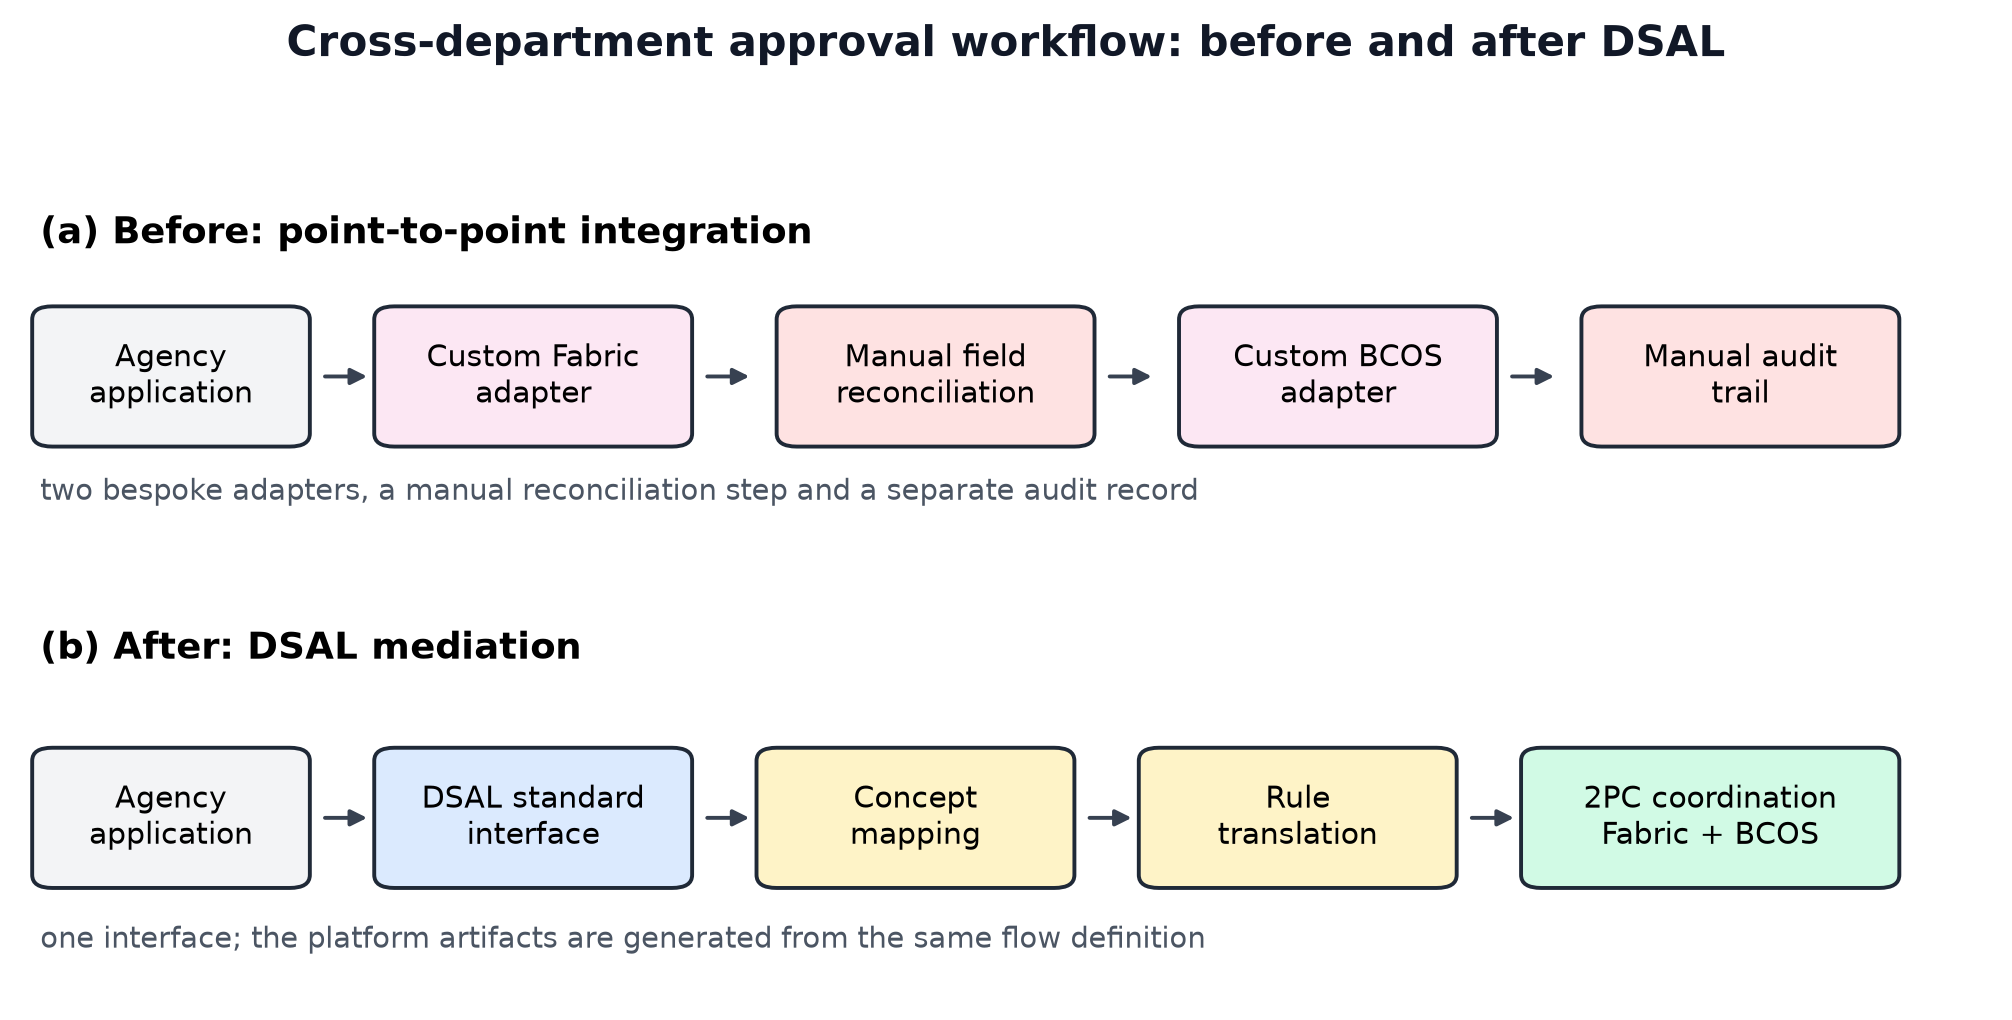

Generate this figure with Python:
#!/usr/bin/env python3
"""Figure 11. Cross-department approval: before and after DSAL, as a process view.

Shows the structure of the cross-department approval workflow before and after
DSAL adoption.  Timing is not plotted: the figure makes no timing claim and
defers to the latency measurements of Section 6.
"""

import matplotlib
matplotlib.use("Agg")
import matplotlib.pyplot as plt
from matplotlib.patches import FancyBboxPatch, FancyArrowPatch

plt.rcParams.update({"font.family": "DejaVu Sans", "font.size": 6,
                     "pdf.fonttype": 42, "ps.fonttype": 42})

W, H = 5.03, 2.55
fig, ax = plt.subplots(figsize=(W, H))
fig.subplots_adjust(left=0.0, right=1.0, top=0.86, bottom=0.02)
ax.set_xlim(0, 100)
ax.set_ylim(33, 99)
ax.axis("off")


def node(x, y, w, h, text, color, size=5.4):
    ax.add_patch(FancyBboxPatch((x, y), w, h,
                                boxstyle="round,pad=0.4,rounding_size=1.0",
                                facecolor=color, edgecolor="#1F2937", linewidth=0.7))
    ax.text(x + w / 2, y + h / 2, text, ha="center", va="center", fontsize=size)


def arrow(x1, y1, x2, y2, style="-|>"):
    ax.add_patch(FancyArrowPatch((x1, y1), (x2, y2), arrowstyle=style,
                                 mutation_scale=6, linewidth=0.7, color="#374151"))


# ---------------- before ----------------
ax.text(2, 92, "(a) Before: point-to-point integration", fontsize=6.6,
        fontweight="bold", va="center")

before_y, bh = 76, 10
node(2, before_y, 13, bh, "Agency\napplication", "#F3F4F6")
node(19, before_y, 15, bh, "Custom Fabric\nadapter", "#FCE7F3")
node(39, before_y, 15, bh, "Manual field\nreconciliation", "#FEE2E2")
node(59, before_y, 15, bh, "Custom BCOS\nadapter", "#FCE7F3")
node(79, before_y, 15, bh, "Manual audit\ntrail", "#FEE2E2")
for x in (15, 34, 54, 74):
    arrow(x + 0.6, before_y + bh / 2, x + 3.8, before_y + bh / 2)
ax.text(2, 71.5, "two bespoke adapters, a manual reconciliation step and a separate audit record",
        fontsize=5.2, color="#4B5563")

# ---------------- after ----------------
ax.text(2, 60, "(b) After: DSAL mediation", fontsize=6.6,
        fontweight="bold", va="center")

after_y, ah = 42, 10
node(2, after_y, 13, ah, "Agency\napplication", "#F3F4F6")
node(19, after_y, 15, ah, "DSAL standard\ninterface", "#DBEAFE")
node(38, after_y, 15, ah, "Concept\nmapping", "#FEF3C7")
node(57, after_y, 15, ah, "Rule\ntranslation", "#FEF3C7")
node(76, after_y, 18, ah, "2PC coordination\nFabric + BCOS", "#D1FAE5")
for x in (15, 34, 53, 72):
    arrow(x + 0.6, after_y + ah / 2, x + 3.8, after_y + ah / 2)

ax.text(2, 37.0, "one interface; the platform artifacts are generated from the same flow definition",
        fontsize=5.2, color="#4B5563")

fig.text(0.5, 0.945, "Cross-department approval workflow: before and after DSAL",
         ha="center", fontsize=7.6, fontweight="bold", color="#111827")

plt.savefig("fig11_workflow.png", dpi=400)
plt.savefig("fig11_workflow.pdf")
print("saved fig11_workflow.png")
